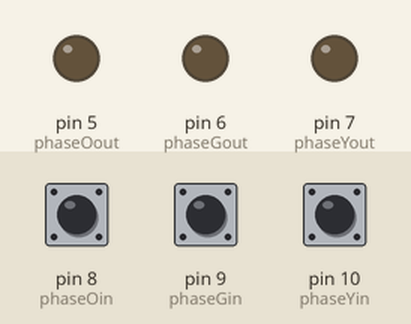
Simulated run of this sketch. Board: Arduino Uno, built with avr-gcc and run on an emulated ATmega328P. On the bench: output pins drawn as LEDs (lit = HIGH). Inputs (shaded band) come from the test bench; at power-on: pin 8 (phaseOin) HIGH, pin 9 (phaseGin) HIGH, pin 10 (phaseYin) HIGH.

Above: at 1.2 s.
1.3 s: pin 8 (phaseOin) pulled LOW for 0.15 s
At 2.0 s:
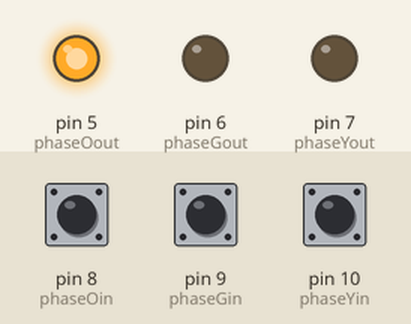
2.9 s: pin 9 (phaseGin) pulled LOW for 0.15 s
At 4.2 s:
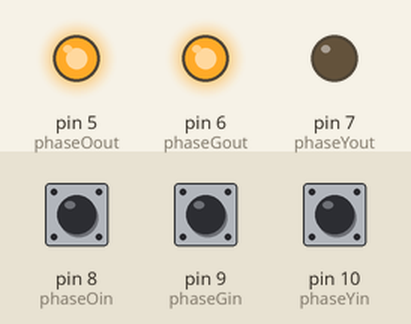
4.5 s: pin 10 (phaseYin) pulled LOW for 0.15 s
At 5.7 s:
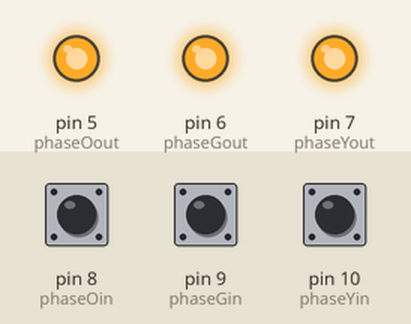
6.1 s: pin 10 (phaseYin) pulled LOW for 3.2 s
At 8.7 s:
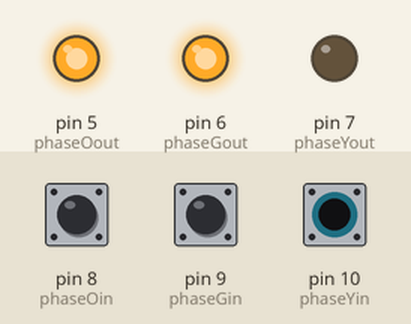
Timing chart, 0 to 13.1 s (numbered marks = the images above; inputs shaded):
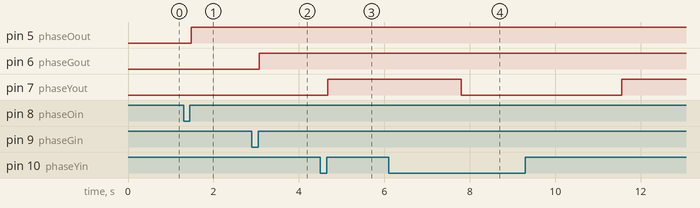

The sketch:

feb04a_elapsedMicros.ino
```cpp
/* 3 Channel Signal Calibration

Included elapsedMicros for Calibration & ISR
Added printserial and results captured
Set up new calibration calculation variable with print

Results tst1 = 05 motor error. The print serial results still confusing
Expecting to see the loop timer count up to the interval
but it doesn't.

Results tst2 = The print serial results now are more
consistent since moving the loop() variables outside. The intervals
and calibration values are steady. The time appears to be nearly consistent.
Error is that the output deosn't toggle.

 include the pinchangeint library to access 3 x pin interrupts
*/
#include <PinChangeInt.h>
// include the elapsedMillis library to access 3 x micros timers
#include <elapsedMillis.h>

// Assign channel in pins
const byte phaseOin = 8;
const byte phaseGin = 9;
const byte phaseYin = 10;

// Assign channel out pins
const byte phaseOout = 5;
const byte phaseGout = 6;
const byte phaseYout = 7;

// Setup signal outputs expected by external processor
volatile uint8_t phaseOStateIn;
volatile uint8_t phaseGStateIn;
volatile uint8_t phaseYStateIn;

// Setup signal time constants for calcs
//volatile unsigned long phaseOstart = 0;
volatile unsigned long phaseOintervalin = 0;
boolean phaseOoutput = false;

//volatile unsigned long phaseGstart = 0;
volatile unsigned long phaseGintervalin = 0;
boolean phaseGoutput = false;

//volatile unsigned long phaseYstart = 0;
volatile unsigned long phaseYintervalin = 0;
boolean phaseYoutput = false;

//Setup calibration & debounce constants
const int debounce = 100;
float calPercent = .85;

// Setup the 3 timers to be used for calibration
elapsedMicros timerO;
elapsedMicros timerG;
elapsedMicros timerY;

// Setup the 3 timers to be used for interval
elapsedMicros timerOint;
elapsedMicros timerGint;
elapsedMicros timerYint;

// These bit flags are set in FlagsShared to indicate which
// channels have new signals
const byte phaseOflag = 1;
const byte phaseGflag = 2;
const byte phaseYflag = 4;

// holds the update flags defined above
volatile uint8_t FlagsShared;
  // create local variables to hold a local copies of the channel inputs

  static uint8_t phaseOstate;

  static uint8_t phaseGstate;

  static uint8_t phaseYstate;

  unsigned long phaseOinterval;

  unsigned long phaseGinterval;

  unsigned long phaseYinterval;

  unsigned long phaseOcal;

  unsigned long phaseGcal;

  unsigned long phaseYcal;

  // local copy of update flags

  static uint8_t UpdateFlags;

void setup()
{

//  Serial.begin(115200);

//  Serial.println("multiChannels");

  //PhaseO pin setup
  pinMode(phaseOout, OUTPUT);
  pinMode(phaseOin, INPUT);
  digitalWrite (phaseOin, HIGH); // turn on the internal pull-up resistor
  phaseOStateIn = digitalRead(phaseOin); // the intent here is to read and write the
//existing state of the signal at the beginning and then let the Loop() function alter it
//from there
  digitalWrite(phaseOout, phaseOStateIn);
//  phaseOstart = 0;
//  phaseOend = 0;
//  phaseOintervalin = 0;

  //PhaseG pin setup
  pinMode(phaseGout, OUTPUT);
  pinMode(phaseGin, INPUT);
  digitalWrite (phaseGin, HIGH);
  phaseGStateIn = digitalRead(phaseGin);
  digitalWrite(phaseGout, phaseGStateIn);

  //PhaseY pin setup
  pinMode(phaseYout, OUTPUT);
  pinMode(phaseYin, INPUT);
  digitalWrite (phaseYin, HIGH);
  phaseYStateIn = digitalRead(phaseYin);
  digitalWrite(phaseYout, phaseYStateIn);

  // use the PinChangeInt library to attach the interrupts
  // Pins chosen make this interchangeable with an Uno and Leo
  PCintPort::attachInterrupt(phaseOin, calcPhaseO,CHANGE);
  PCintPort::attachInterrupt(phaseGin, calcPhaseG,CHANGE);
  PCintPort::attachInterrupt(phaseYin, calcPhaseY,CHANGE);

  //Set the Timers to 0 and start them as the last activity in Setup
  timerOint = 0;
  timerGint = 0;
  timerYint = 0;
  timerO = 0;
  timerG = 0;
  timerY = 0;
}

void loop()
{


  // check shared update flags to see if any channels have a change in the signal

  if(FlagsShared)
  {
    noInterrupts();

    // turn interrupts off quickly to take local copies of the shared variables

    // take a local copy of which channels were updated in case we need to use this in the rest of loop

    UpdateFlags = FlagsShared;


    if(UpdateFlags & phaseOflag)
    {
      phaseOstate = phaseOStateIn;
      phaseOinterval = phaseOintervalin;
      phaseOoutput = true;
    }

    if(UpdateFlags & phaseGflag)
    {
      phaseGstate = phaseGStateIn;
      phaseGinterval = phaseGintervalin;
      phaseGoutput = true;
    }

    if(UpdateFlags & phaseYflag)
    {
      phaseYstate = phaseYStateIn;
      phaseYinterval = phaseYintervalin;
      phaseYoutput = true;
    }

    // clear shared copy of updated flags

    FlagsShared = 0;

    interrupts(); // we have local copies of the inputs, so now we can turn interrupts back on

  }

if(phaseOoutput = true)
  {
    phaseOcal = (phaseOinterval/calPercent);

    if(timerO >= phaseOcal)
    {
      timerO = 0; //reset timer by subtracting calInterval
      phaseOoutput = false;

      digitalWrite(phaseOout, phaseOstate);
    }
  }


if(phaseGoutput = true)
  {
    phaseGcal = (phaseGinterval/calPercent);

    if(timerG >= phaseGcal)
    {
      timerG = 0; //reset the timer
      phaseGoutput = false;

      digitalWrite(phaseGout, phaseGstate);
    }
  }


if(phaseYoutput = true)
  {

    phaseYcal = (phaseYinterval/calPercent);

    if(timerY >= phaseYcal)
    {
      timerY = 0; //reset the timer
      phaseYoutput = false;

      digitalWrite(phaseYout, phaseYstate);
    }
  }

  UpdateFlags = 0;
/*      Serial.println();
      Serial.print(UpdateFlags);
            Serial.println();
      Serial.print("O");
      Serial.print(",");
      Serial.print(phaseOinterval);
      Serial.print(",");
      Serial.print(phaseOcal);
      Serial.print(",");
      Serial.print(timerO);
      Serial.print(",");
      Serial.print(phaseOstate);
            Serial.println();
      Serial.print("G");
      Serial.print(",");
      Serial.print(phaseGinterval);
      Serial.print(",");
      Serial.print(phaseGcal);
      Serial.print(",");
      Serial.print(timerG);
      Serial.print(",");
      Serial.print(phaseGstate);
            Serial.println();
      Serial.print("Y");
      Serial.print(",");
      Serial.print(phaseYinterval);
      Serial.print(",");
      Serial.print(phaseYcal);
      Serial.print(",");
      Serial.print(timerY);
      Serial.print(",");
      Serial.print(phaseYstate);*/
}

//  interrupt service routines

void calcPhaseO()
{
  phaseOStateIn = digitalRead(phaseOin); // get the current pin state

      phaseOintervalin=timerOint; // calc the interval since last read
      timerOint=0; // save the time that the pin read was taken

  FlagsShared |= phaseOflag;
}

void calcPhaseG()
{
  phaseGStateIn = digitalRead(phaseGin);

      phaseGintervalin=timerGint;
      timerGint=0;

  FlagsShared |= phaseGflag;
}

void calcPhaseY()
{
  phaseYStateIn = digitalRead(phaseYin);

      phaseYintervalin=timerYint;
      timerYint=0;

  FlagsShared |= phaseYflag;
}
```

Measured:
- after the input at 1.3 s, pin 5 (phaseOout): LOW → HIGH after 0.18 s
- after the input at 2.9 s, pin 6 (phaseGout): LOW → HIGH after 0.18 s
- after the input at 4.5 s, pin 7 (phaseYout): LOW → HIGH after 0.18 s
- after the input at 6.1 s, pin 7 (phaseYout): HIGH → LOW after 1.7 s, → HIGH 3.8 s later
